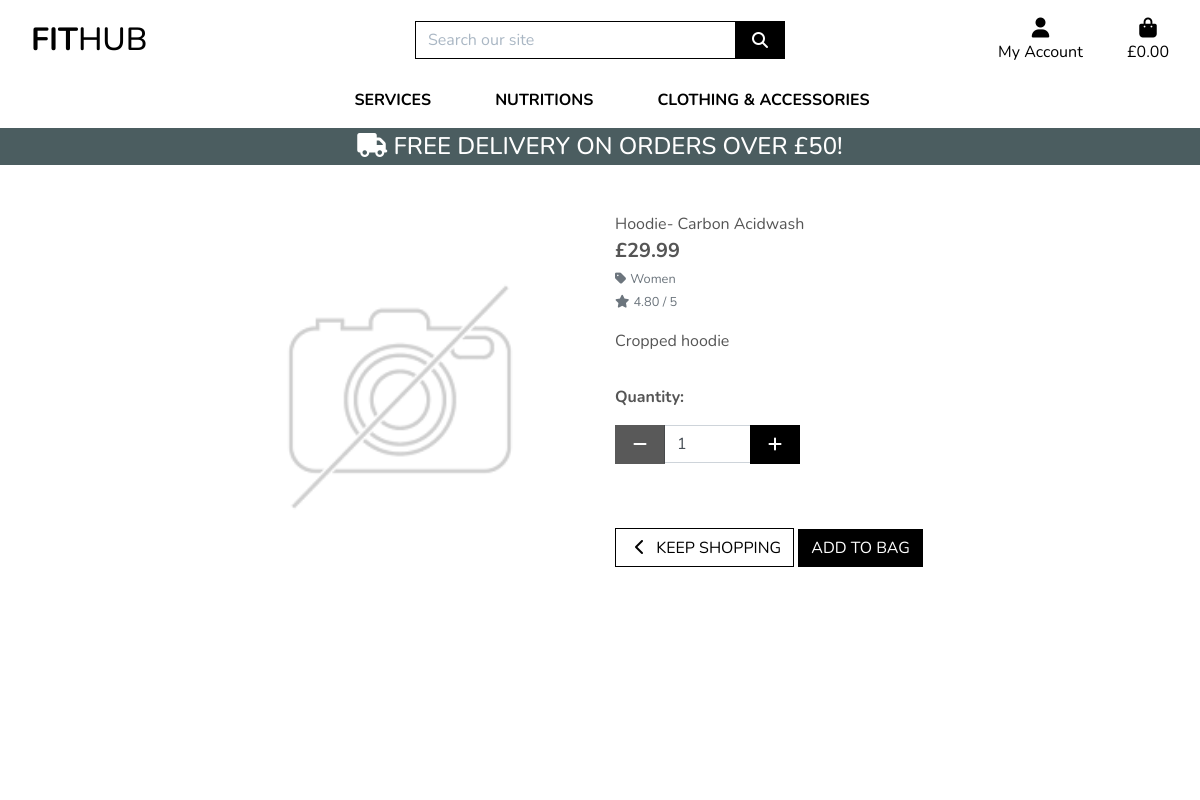
Screenshot of /products/23/ with the database file from the repository.
### products/models.py (models this page shows, shortened)
class Product(models.Model):
    category = models.ForeignKey('Category', null=True, blank=True, on_delete=models.SET_NULL)
    sku = models.CharField(max_length=254, null=True, blank=True)
    name = models.CharField(max_length=254)
    description = models.TextField()
    has_sizes = models.BooleanField(default=False, null=True, blank=True)
    price = models.DecimalField(max_digits=6, decimal_places=2)
    rating = models.DecimalField(max_digits=6, decimal_places=2, null=True, blank=True)
    image_url = models.URLField(max_length=1024, null=True, blank=True)
    image = models.ImageField(null=True, blank=True)

class Category(models.Model):
    class Meta:
        verbose_name_plural = 'Categories'
    name = models.CharField(max_length=254)
    friendly_name = models.CharField(max_length=254, null=True, blank=True)

### products/views.py (the view)
# urls.py: path('<int:product_id>/', views.product_detail, name='product_detail'),
def product_detail(request, product_id):
    product = get_object_or_404(Product, pk=product_id)
    context = {
        'product': product,
    }
    return render(request, 'products/product_detail.html', context)

### bag/contexts.py (called while the page is built, shortened)
def bag_contents(request):
    bag_items = []
    total = 0
    product_count = 0
    bag = request.session.get('bag', {})
    if total < settings.FREE_DELIVERY_THRESHOLD:
        delivery = total * Decimal(settings.STANDARD_DELIVERY_PERCENTAGE / 100)
        free_delivery_delta = settings.FREE_DELIVERY_THRESHOLD - total
    else:
        delivery = 0
        free_delivery_delta = 0
    grand_total = delivery + total
    context = {
        'bag_items': bag_items,
        'total': total,
        'product_count': product_count,
        'delivery': delivery,
        'free_delivery_delta': free_delivery_delta,
        'free_delivery_threshold': settings.FREE_DELIVERY_THRESHOLD,
        'grand_total': grand_total,
    }
    return context

### products/templates/products/product_detail.html (shortened to what this page needs)
{% extends "base.html" %}
{% load static %}
{% block page_header %}
    <div class="container header-container">
    </div>
{% endblock %}
{% block content %}
    <div class="overlay"></div>
    <div class="container-fluid">
        <div class="row">
            <div class="col-12 col-md-6 col-lg-4 offset-lg-2">
                <div class="image-container my-5">
                    {% if product.image %}
                        <a href="{{ product.image.url }}" target="_blank">
                            <img class="card-img-top img-fluid" src="{{ product.image.url }}" alt="{{ product.name }}">
                        </a>
                        {% else %}
                        <a href="">
                            <img class="card-img-top img-fluid" src="{{ MEDIA_URL }}noimage.png" alt="{{ product.name }}">
                        </a>
                    {% endif %}
                </div>
            </div>
            <div class="col-12 col-md-6 col-lg-4">
                <div class="product-details-container mb-5 mt-md-5">
                    <p class="mb-0">{{ product.name }}</p>
                    <p class="lead mb-0 text-left font-weight-bold">£{{ product.price }}</p>
                    {% if product.category %}
                    <p class="small mt-1 mb-0">
                        <a class="text-muted" href="{% url 'products' %}?category={{ product.category.name }}">
                            <i class="fas fa-tag mr-1"></i>{{ product.category.friendly_name }}
                        </a>
                    </p>
                    {% endif %}
                    {% if product.rating %}
                        <small class="text-muted"><i class="fas fa-star mr-1"></i>{{ product.rating }} / 5</small>
                    {% else %}
                        <small class="text-muted">No Rating</small>
                    {% endif %}
                    <p class="mt-3">{{ product.description }}</p>
                    <form class="form" action="{% url 'add_to_bag' product.id %}" method="POST">
                        <div class="form-row">
                            {% with product.has_sizes as s %}
                            <div class="col-12">
                                <p class="mt-3"><strong>Quantity:</strong></p>
                                <div class="form-group w-50">
                                    <div class="input-group">
                                        <div class="input-group-prepend">
                                            <button class="decrement-qty btn btn-black rounded-0"
                                                data-item_id="{{ product.id }}" id="decrement-qty_{{ product.id }}">
                                                <span class="icon">
                                                    <i class="fas fa-minus"></i>
                                                </span>
                                            </button>
                                        </div>
                                        <input class="form-control qty_input" type="number"
                                            name="quantity" value="1" min="1" max="99"
                                            data-item_id="{{ product.id }}"
                                            id="id_qty_{{ product.id }}">
                                        <div class="input-group-append">
                                            <button class="increment-qty btn btn-black rounded-0"
                                                data-item_id="{{ product.id }}" id="increment-qty_{{ product.id }}">
                                                <span class="icon">
                                                    <i class="fas fa-plus"></i>
                                                </span>
                                            </button>
                                        </div>
                                    </div>
                                </div>
                            </div>
                            <div class="col{% if s %}-12 mt-2{% endif %}">
                                <a href="{% url 'products' %}" class="btn btn-outline-black rounded-0 mt-5">
                                    <span class="icon">
                                        <i class="fas fa-chevron-left"></i>
                                    </span>
                                    <span class="text-uppercase">Keep Shopping</span>
                                </a>
                                <input type="submit" class="btn btn-black rounded-0 text-uppercase mt-5" value="Add to Bag">
                            </div>
                            {% endwith %}
                        </div>
                    </form>
                </div>
            </div>
        </div>
    </div>
{% endblock %}

### static/css/base.css (style rules this page uses)
html { height: 100%; }
body { background: url('/media/home_page_background.jpg') no-repeat center center fixed; background-size: cover; height: calc(100vh - 164px); color: #555; font-family: 'Nunito', sans-serif; }
.icon { align-items: center; display: inline-flex; justify-content: center; height: 1.5rem; width: 1.5rem; }
.btn-black { background: black; color: white; }
.btn-outline-black { background: white; color: black !important; border: 1px solid black; }
.overlay { height: 100%; width: 100%; top: 0; left: 0; position: fixed; background: white; z-index: -1; }
@media (min-width: 1200px) { .container { max-width: 80%; } }
@media (min-width: 992px) { .header-container { padding-top: 164px; } }

### rows the page displays
Product: image (placeholder picture), name "Hoodie- Carbon Acidwash", price "29.99", category.friendly_name "Women", rating "4.80", description "Cropped hoodie"

### other values shown
{{ free_delivery_threshold }} "50"
